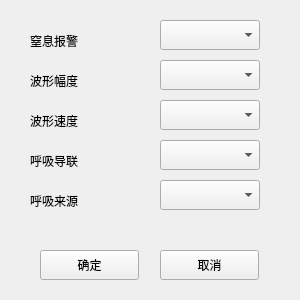
<?xml version="1.0" encoding="UTF-8"?>
<ui version="4.0">
 <class>Form_set_huxi</class>
 <widget class="QWidget" name="Form_set_huxi">
  <property name="geometry">
   <rect>
    <x>0</x>
    <y>0</y>
    <width>300</width>
    <height>300</height>
   </rect>
  </property>
  <property name="windowTitle">
   <string>呼吸设置</string>
  </property>
  <widget class="QLabel" name="label_7">
   <property name="geometry">
    <rect>
     <x>30</x>
     <y>110</y>
     <width>71</width>
     <height>21</height>
    </rect>
   </property>
   <property name="text">
    <string>波形速度</string>
   </property>
  </widget>
  <widget class="QLabel" name="label_4">
   <property name="geometry">
    <rect>
     <x>30</x>
     <y>70</y>
     <width>71</width>
     <height>21</height>
    </rect>
   </property>
   <property name="text">
    <string>波形幅度</string>
   </property>
  </widget>
  <widget class="QComboBox" name="comboBox_6">
   <property name="geometry">
    <rect>
     <x>160</x>
     <y>100</y>
     <width>100</width>
     <height>30</height>
    </rect>
   </property>
   <property name="maxVisibleItems">
    <number>3</number>
   </property>
  </widget>
  <widget class="QComboBox" name="comboBox">
   <property name="geometry">
    <rect>
     <x>160</x>
     <y>20</y>
     <width>100</width>
     <height>30</height>
    </rect>
   </property>
   <property name="maxVisibleItems">
    <number>8</number>
   </property>
  </widget>
  <widget class="QComboBox" name="comboBox_4">
   <property name="geometry">
    <rect>
     <x>160</x>
     <y>60</y>
     <width>100</width>
     <height>30</height>
    </rect>
   </property>
   <property name="maxVisibleItems">
    <number>5</number>
   </property>
  </widget>
  <widget class="QLabel" name="label">
   <property name="geometry">
    <rect>
     <x>30</x>
     <y>30</y>
     <width>71</width>
     <height>21</height>
    </rect>
   </property>
   <property name="text">
    <string>窒息报警</string>
   </property>
  </widget>
  <widget class="QComboBox" name="comboBox_7">
   <property name="geometry">
    <rect>
     <x>160</x>
     <y>140</y>
     <width>100</width>
     <height>30</height>
    </rect>
   </property>
   <property name="maxVisibleItems">
    <number>2</number>
   </property>
  </widget>
  <widget class="QLabel" name="label_8">
   <property name="geometry">
    <rect>
     <x>30</x>
     <y>150</y>
     <width>71</width>
     <height>21</height>
    </rect>
   </property>
   <property name="text">
    <string>呼吸导联</string>
   </property>
  </widget>
  <widget class="QComboBox" name="comboBox_8">
   <property name="geometry">
    <rect>
     <x>160</x>
     <y>180</y>
     <width>100</width>
     <height>30</height>
    </rect>
   </property>
   <property name="maxVisibleItems">
    <number>2</number>
   </property>
  </widget>
  <widget class="QLabel" name="label_9">
   <property name="geometry">
    <rect>
     <x>30</x>
     <y>190</y>
     <width>71</width>
     <height>21</height>
    </rect>
   </property>
   <property name="text">
    <string>呼吸来源</string>
   </property>
  </widget>
  <widget class="QPushButton" name="pushButton_2">
   <property name="geometry">
    <rect>
     <x>160</x>
     <y>250</y>
     <width>99</width>
     <height>30</height>
    </rect>
   </property>
   <property name="text">
    <string>取消</string>
   </property>
  </widget>
  <widget class="QPushButton" name="pushButton">
   <property name="geometry">
    <rect>
     <x>40</x>
     <y>250</y>
     <width>99</width>
     <height>30</height>
    </rect>
   </property>
   <property name="text">
    <string>确定</string>
   </property>
  </widget>
 </widget>
 <resources/>
 <connections/>
</ui>
